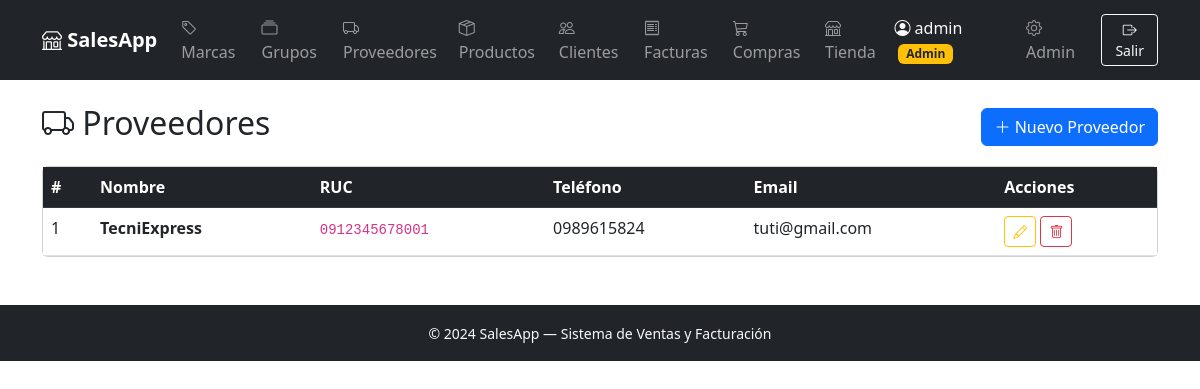
Page /suppliers/ (signed in) on the committed database.
### billing/models.py (models this page shows, shortened)
class Supplier(models.Model):
    name = models.CharField(max_length=200, verbose_name='Nombre')
    ruc = models.CharField(max_length=13, unique=True, verbose_name='RUC')
    phone = models.CharField(max_length=20, blank=True, verbose_name='Teléfono')
    email = models.EmailField(blank=True, verbose_name='Email')
    address = models.TextField(blank=True, verbose_name='Dirección')
    class Meta:
        verbose_name = 'Proveedor'
        verbose_name_plural = 'Proveedores'
        ordering = ['name']

### billing/views.py (the view)
# urls.py: path('suppliers/', views.SupplierListView.as_view(), name='supplier_list'),
class SupplierListView(LoginRequiredMixin, StaffRequiredMixin, ListView):
    model = Supplier
    template_name = 'billing/supplier_list.html'
    context_object_name = 'suppliers'

### billing/context_processors.py (called while the page is built)
def cart_count(request):
    cart = request.session.get('cart', {})
    return {'cart_count': sum(v['qty'] for v in cart.values())}

### shared/mixins.py (called while the page is built)
    def dispatch(self, request, *args, **kwargs):
        if not request.user.is_authenticated:
            return self.handle_no_permission()
        if not request.user.is_staff:
            messages.error(request, self.staff_error_message)
            redirect_url = self.staff_redirect_url or '/shop/'
            from django.shortcuts import redirect
            return redirect(redirect_url)
        return super().dispatch(request, *args, **kwargs)

### billing/templates/billing/supplier_list.html (shortened to what this page needs)
{% extends "billing/base.html" %}
{% block content %}
<div class="d-flex justify-content-between align-items-center mb-3">
  <h2><i class="bi bi-truck"></i> Proveedores</h2>
  <a href="{% url 'billing:supplier_create' %}" class="btn btn-primary">
    <i class="bi bi-plus-lg"></i> Nuevo Proveedor
  </a>
</div>
<div class="card">
  <div class="card-body p-0">
    <table class="table table-hover mb-0">
      <thead class="table-dark">
        <tr>
          <th>#</th>
          <th>Nombre</th>
          <th>RUC</th>
          <th>Teléfono</th>
          <th>Email</th>
          <th>Acciones</th>
        </tr>
      </thead>
      <tbody>
        {% for supplier in suppliers %}
        <tr>
          <td>{{ forloop.counter }}</td>
          <td><strong>{{ supplier.name }}</strong></td>
          <td><code>{{ supplier.ruc }}</code></td>
          <td>{{ supplier.phone|default:"—" }}</td>
          <td>{{ supplier.email|default:"—" }}</td>
          <td>
            <a href="{% url 'billing:supplier_edit' supplier.pk %}" class="btn btn-sm btn-outline-warning">
              <i class="bi bi-pencil"></i>
            </a>
            <a href="{% url 'billing:supplier_delete' supplier.pk %}" class="btn btn-sm btn-outline-danger">
              <i class="bi bi-trash"></i>
            </a>
          </td>
        </tr>
        {% empty %}
        <tr><td colspan="6" class="text-center text-muted py-3">No hay proveedores registrados.</td></tr>
        {% endfor %}
      </tbody>
    </table>
  </div>
</div>
{% endblock %}

### billing/templates/billing/base.html (shortened to what this page needs)
<!DOCTYPE html>
<html lang="es">
<head>
  <link href="https://cdn.jsdelivr.net/npm/bootstrap@5.3.0/dist/css/bootstrap.min.css" rel="stylesheet">
  <link href="https://cdn.jsdelivr.net/npm/bootstrap-icons@1.11.0/font/bootstrap-icons.css" rel="stylesheet">
</head>
<body>
<nav class="navbar navbar-expand-lg navbar-dark bg-dark">
  <div class="container">
    <a class="navbar-brand fw-bold" href="{% if user.is_staff %}{% url 'billing:home' %}{% else %}{% url 'billing:shop_catalog' %}{% endif %}">
      <i class="bi bi-shop"></i> SalesApp
    </a>
    <div class="collapse navbar-collapse" id="navMenu">
      {% if user.is_authenticated %}
      {% if user.is_staff %}
      <ul class="navbar-nav me-auto">
        <li class="nav-item">
          <a class="nav-link" href="{% url 'billing:brand_list' %}"><i class="bi bi-tag"></i> Marcas</a>
        </li>
        <li class="nav-item">
          <a class="nav-link" href="{% url 'billing:productgroup_list' %}"><i class="bi bi-collection"></i> Grupos</a>
        </li>
        <li class="nav-item">
          <a class="nav-link" href="{% url 'billing:supplier_list' %}"><i class="bi bi-truck"></i> Proveedores</a>
        </li>
        <li class="nav-item">
          <a class="nav-link" href="{% url 'billing:product_list' %}"><i class="bi bi-box-seam"></i> Productos</a>
        </li>
        <li class="nav-item">
          <a class="nav-link" href="{% url 'billing:customer_list' %}"><i class="bi bi-people"></i> Clientes</a>
        </li>
        <li class="nav-item">
          <a class="nav-link" href="{% url 'billing:invoice_list' %}"><i class="bi bi-receipt"></i> Facturas</a>
        </li>
        <li class="nav-item">
          <a class="nav-link" href="{% url 'purchasing:purchase_list' %}"><i class="bi bi-cart3"></i> Compras</a>
        </li>
        <li class="nav-item">
          <a class="nav-link" href="{% url 'billing:shop_catalog' %}"><i class="bi bi-shop"></i> Tienda</a>
        </li>
      </ul>
      {% endif %}
      <ul class="navbar-nav ms-auto align-items-center">
        <li class="nav-item me-2">
          <span class="navbar-text text-light">
            <i class="bi bi-person-circle"></i> {{ user.get_full_name|default:user.username }}
            {% if user.is_staff %}<span class="badge bg-warning text-dark ms-1">Admin</span>{% endif %}
          </span>
        </li>
        {% if user.is_staff %}
        <li class="nav-item me-2">
          <a class="nav-link" href="/admin/"><i class="bi bi-gear"></i> Admin</a>
        </li>
        {% endif %}
        <li class="nav-item">
          <form method="post" action="{% url 'logout' %}" class="d-inline">
            <button type="submit" class="btn btn-outline-light btn-sm">
              <i class="bi bi-box-arrow-right"></i> Salir
            </button>
          </form>
        </li>
      </ul>
      {% endif %}
    </div>
  </div>
</nav>
<div class="container mt-4">
  {% block content %}{% endblock %}
</div>
<footer class="bg-dark text-light text-center py-3 mt-5">
  <small>&copy; 2024 SalesApp &mdash; Sistema de Ventas y Facturación</small>
</footer>
</body>
</html>

### rows in the picture
Supplier: name "TecniExpress", ruc "0912345678001", phone "0989615824", email "tuti@gmail.com"

### other values in the picture
{{ user.get_full_name|default:user.username }} "admin"
